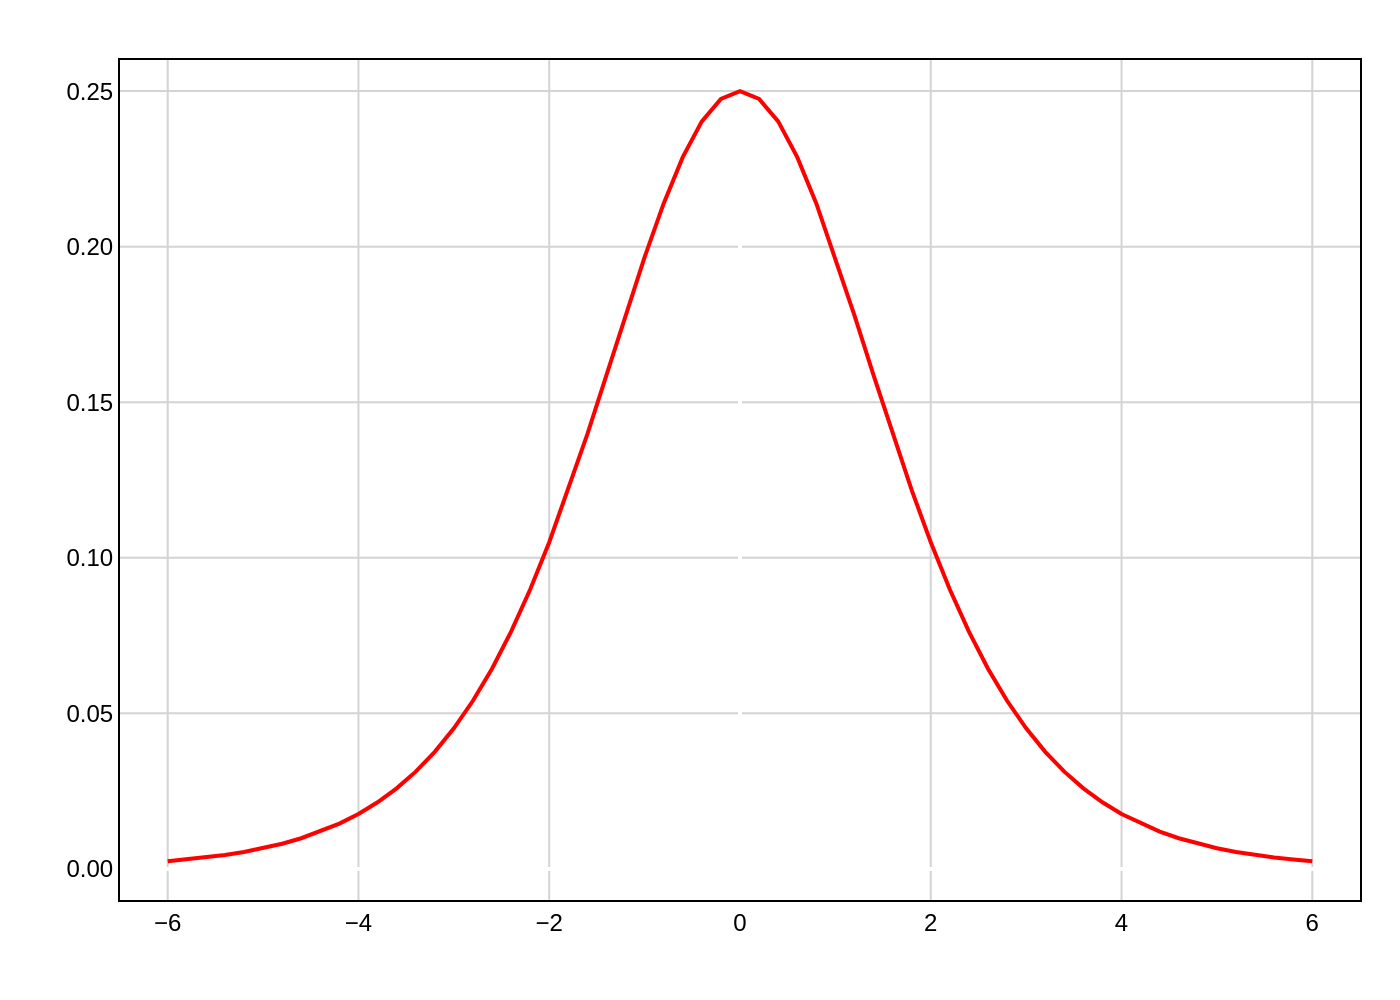

This chart was generated by the following Python code:
import sys
import json
import plotly.graph_objects as go
import math

# This script requires a JSON file path as a command-line argument.
if len(sys.argv) != 2:
    print("Usage: python generate_chart.py <path_to_json_file>")
    sys.exit(1)

json_path = sys.argv[1]

# Derive the output filename from the input JSON path.
output_filename = json_path.rsplit('.', 1)[0] + '.png'

# Load data and configuration from the specified JSON file.
try:
    with open(json_path, 'r', encoding='utf-8') as f:
        chart_config = json.load(f)
except FileNotFoundError:
    print(f"Error: JSON file not found at '{json_path}'")
    sys.exit(1)
except json.JSONDecodeError:
    print(f"Error: Could not decode JSON from '{json_path}'")
    sys.exit(1)

# Extract data for plotting.
chart_data = chart_config.get('chart_data', [])
texts = chart_config.get('texts', {})
colors = chart_config.get('colors', [])

# Create a Plotly figure object.
fig = go.Figure()

# Add traces to the figure based on the chart_data.
# The data is transformed here to match the visual representation of the Hubbert curve.
# The formula y = 0.25 * sech^2(x/2) is used, which is equivalent to
# y = 0.25 / (cosh(x/2))^2.
for i, series in enumerate(chart_data):
    # This calculation ensures the curve is recreated accurately, as simple data extraction
    # from the low-resolution image is insufficient. The JSON provides the x-range.
    x_values = [x for x in series.get('x', [])]
    y_values_calculated = [0.25 / (math.cosh(x / 2.0))**2 for x in x_values]
    
    fig.add_trace(go.Scatter(
        x=x_values,
        y=y_values_calculated,
        mode='lines',
        line=dict(color=colors[i % len(colors)], width=2),
        name=series.get('name', ''),
        showlegend=False
    ))

# Build combined title string.
title_text = texts.get('title', '') or ''
subtitle_text = texts.get('subtitle', '') or ''
if subtitle_text:
    title_text = f"{title_text}<br><sub>{subtitle_text}</sub>"

# Configure the layout of the chart.
fig.update_layout(
    font=dict(family="Arial", size=12, color="black"),
    title=dict(
        text=title_text,
        x=0.5,
        y=0.95,
        xanchor='center',
        yanchor='top'
    ),
    plot_bgcolor='white',
    paper_bgcolor='white',
    showlegend=False,
    width=600,
    height=500,
    margin=dict(l=60, r=20, t=30, b=50),
    xaxis=dict(
        title_text=texts.get('x_axis_title'),
        range=[-6.5, 6.5],
        tickvals=[-6, -4, -2, 0, 2, 4, 6],
        showline=True,
        linewidth=1,
        linecolor='black',
        mirror=True,
        showgrid=True,
        gridwidth=1,
        gridcolor='#D3D3D3'
    ),
    yaxis=dict(
        title_text=texts.get('y_axis_title'),
        range=[-0.01, 0.26],
        tickvals=[0, 0.05, 0.1, 0.15, 0.2, 0.25],
        tickformat=".2f",
        showline=True,
        linewidth=1,
        linecolor='black',
        mirror=True,
        showgrid=True,
        gridwidth=1,
        gridcolor='#D3D3D3'
    )
)

# Add source/note annotation if it exists.
source_note_text = texts.get('source_note')
if source_note_text:
    fig.add_annotation(
        text=source_note_text,
        xref="paper", yref="paper",
        x=0, y=-0.15,
        xanchor='left', yanchor='top',
        showarrow=False,
        align='left',
        font=dict(size=10)
    )

# Write the figure to a high-resolution PNG file.
try:
    fig.write_image(output_filename, scale=2)
    print(f"Chart saved to '{output_filename}'")
except Exception as e:
    print(f"Error saving image: {e}")
    sys.exit(1)
